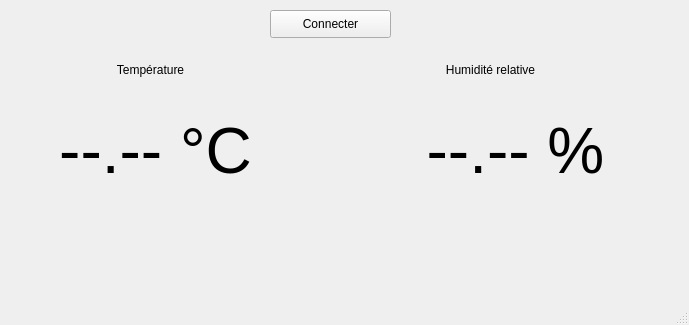
<?xml version="1.0" encoding="UTF-8"?>
<ui version="4.0">
 <class>MainWindow</class>
 <widget class="QMainWindow" name="MainWindow">
  <property name="geometry">
   <rect>
    <x>0</x>
    <y>0</y>
    <width>689</width>
    <height>325</height>
   </rect>
  </property>
  <property name="windowTitle">
   <string>Capteur DHT11 salle C12</string>
  </property>
  <widget class="QWidget" name="centralWidget">
   <widget class="QPushButton" name="pbConnexion">
    <property name="geometry">
     <rect>
      <x>270</x>
      <y>10</y>
      <width>121</width>
      <height>28</height>
     </rect>
    </property>
    <property name="text">
     <string>Connecter</string>
    </property>
   </widget>
   <widget class="QLabel" name="lbTemp">
    <property name="geometry">
     <rect>
      <x>10</x>
      <y>70</y>
      <width>291</width>
      <height>161</height>
     </rect>
    </property>
    <property name="font">
     <font>
      <pointsize>48</pointsize>
     </font>
    </property>
    <property name="text">
     <string>--.-- °C</string>
    </property>
    <property name="alignment">
     <set>Qt::AlignCenter</set>
    </property>
   </widget>
   <widget class="QLabel" name="lbHum">
    <property name="geometry">
     <rect>
      <x>370</x>
      <y>70</y>
      <width>291</width>
      <height>161</height>
     </rect>
    </property>
    <property name="font">
     <font>
      <pointsize>48</pointsize>
     </font>
    </property>
    <property name="text">
     <string>--.-- %</string>
    </property>
    <property name="alignment">
     <set>Qt::AlignCenter</set>
    </property>
   </widget>
   <widget class="QLabel" name="label">
    <property name="geometry">
     <rect>
      <x>70</x>
      <y>60</y>
      <width>161</width>
      <height>20</height>
     </rect>
    </property>
    <property name="text">
     <string>Température</string>
    </property>
    <property name="alignment">
     <set>Qt::AlignCenter</set>
    </property>
   </widget>
   <widget class="QLabel" name="label_2">
    <property name="geometry">
     <rect>
      <x>410</x>
      <y>60</y>
      <width>161</width>
      <height>20</height>
     </rect>
    </property>
    <property name="text">
     <string>Humidité relative</string>
    </property>
    <property name="alignment">
     <set>Qt::AlignCenter</set>
    </property>
   </widget>
  </widget>
  <widget class="QMenuBar" name="menuBar">
   <property name="geometry">
    <rect>
     <x>0</x>
     <y>0</y>
     <width>689</width>
     <height>26</height>
    </rect>
   </property>
  </widget>
  <widget class="QStatusBar" name="statusBar"/>
 </widget>
 <layoutdefault spacing="6" margin="11"/>
 <resources/>
 <connections/>
</ui>
